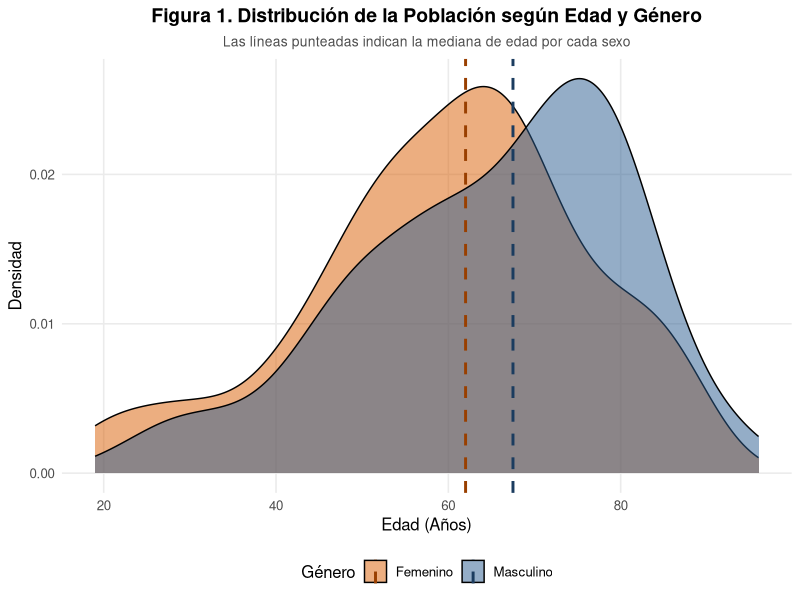

Reproduce this figure in R. (Note: this script raises an error after producing the figure.)
## ---- chunk 1
library(readxl)
library(dplyr)
library(ggplot2)
library(ggpubr)
library(knitr)
library(scales)
## ---- chunk 2
Data <- read_excel("PC1_Hackaton.xlsx", sheet = "data")
dim(Data)
# View(Data)
## ---- chunk 3
# Convierte columnas con fechas mezcladas con texto a Date
a_fecha <- function(x) {
  if (inherits(x, c("Date", "POSIXct"))) return(as.Date(x))
  as.Date(suppressWarnings(as.numeric(as.character(x))), origin = "1899-12-30")
}

Data <- Data %>%
  mutate(
    coinfeccion = factor(ifelse(is.na(`coinfeccion_diagnóstico`), "No", "Si"),
                         levels = c("No", "Si"),
                         labels = c("Sin coinfección", "Con coinfección")),
    sexo = factor(sexo_, levels = c("F", "M"), labels = c("Femenino", "Masculino")),
    condicion_final = factor(condicion_final, levels = c("Vivo", "Muerto")),
    estrato_ = factor(estrato_),
    fec_hos_ = a_fecha(fec_hos_)
  )

# Nombres sin espacios ni símbolos para trabajar más cómodo
Data <- Data %>%
  rename(edad = edad_, apache = `APACHE II`, ncomorb = `Numero de comorbilidades`,
         vmi = `VMI_<48h`, cvc = `Cateter_ven_cen_<48h`, cur = `Cateter_uri_<48h`,
         antib = `uso_antib_<48h_`, cortico = `Uso_corticoes_<48h`,
         area = area_, seguro = tip_ss_, estrato = estrato_,
         inmunosup = `Toma medicamentos inmunosupresores`)

summary(Data$fec_hos_)
## ---- chunk 4
shapiro.test(Data$edad)
shapiro.test(Data$`apache`)
shapiro.test(Data$`ncomorb`)
## ---- chunk 5
Data$grupo_etario <- cut(Data$edad, 
                           breaks = c(-Inf, 39.9, 59.9, Inf),
                           labels = c("<40 años", "40 a 59.9 años", ">=60 años"),
                           right = FALSE)
## ---- chunk 6
### Código para crear nuestra propia función de estadísticos de resumen
estadisticas <- function(x) {
  promedio <- mean(x)
  desviacion_estandar <- sd(x)
  mediana <- median(x)
  rango_intercuartilico <- IQR(x)
  
  return(c(Promedio = promedio, 
           DesviacionEstandar = desviacion_estandar, 
           Mediana = mediana, 
           RangoIntercuartilico = rango_intercuartilico))
}
## ---- chunk 7
# Resumen y comparación para edad_
stats_edad_coinf <- aggregate(edad ~ coinfeccion_diagnóstico, data = Data, FUN = estadisticas)
print(stats_edad_coinf)

# Resumen y comparación para APACHE II
stats_apache_coinf <- aggregate(`apache` ~ coinfeccion_diagnóstico, data = Data, FUN = estadisticas)
print(stats_apache_coinf)

# Resumen para Número de comorbilidades
stats_ncomorb_coinf <- aggregate(`ncomorb` ~ coinfeccion_diagnóstico, data = Data, FUN = estadisticas)
print(stats_ncomorb_coinf)
## ---- chunk 8
chisq.test(Data$sexo,Data$coinfeccion) 
## ---- chunk 9
ggplot(Data, aes(x = edad, fill = sexo)) +
  geom_density(alpha = 0.5, color = "black") +
  geom_vline(
    data = Data %>% group_by(sexo) %>% summarise(mediana = median(edad, na.rm = TRUE)),
    aes(xintercept = mediana, color = sexo),
    linetype = "dashed", size = 1
  ) +
  scale_fill_manual(values = c("Masculino" = "#2b5c8f", "Femenino" = "#d95f02")) +
  scale_color_manual(values = c("Masculino" = "#1b3c5f", "Femenino" = "#993f00")) +
  labs(
    title = "Figura 1. Distribución de la Población según Edad y Género",
    subtitle = "Las líneas punteadas indican la mediana de edad por cada sexo",
    x = "Edad (Años)",
    y = "Densidad",
    fill = "Género",
    color = "Género"
  ) +
  theme_minimal(base_size = 12) +
  theme(
    plot.title = element_text(face = "bold", size = 14, hjust = 0.5),
    plot.subtitle = element_text(size = 10, hjust = 0.5, color = "gray30"),
    legend.position = "bottom",
    panel.grid.minor = element_blank()
  )
## ---- chunk 10
ggplot(Data, aes(x = coinfeccion, y = fec_hos_, fill = coinfeccion)) +
  geom_boxplot(width = 0.5, alpha = 0.85, outlier.shape = NA) +
  geom_jitter(width = 0.12, alpha = 0.5, size = 1.6) +
  scale_fill_manual(values = col_coinf) +
  scale_y_date(date_breaks = "3 months", date_labels = "%b %Y") +
  labs(x = NULL, y = "Fecha de hospitalización (fec_hos_)", title = "Distribución de la población de estudio según coinfección y tiempo de hospitalización.") +
  theme_minimal() + theme(legend.position = "none")
## ---- chunk 11
g2a <- ggplot(Data, aes(x = coinfeccion, y = fec_hos_, fill = coinfeccion)) +
  geom_boxplot(width = 0.5, alpha = 0.85, outlier.shape = NA) +
  geom_jitter(width = 0.12, alpha = 0.5, size = 1.6) +
  scale_fill_manual(values = col_coinf) +
  scale_y_date(date_breaks = "3 months", date_labels = "%b %Y") +
  stat_compare_means(method = "wilcox.test", label.x = 1.25,
                     label.y = max(Data$fec_hos_) + 20) +
  labs(x = NULL, y = "Fecha de hospitalización (fec_hos_)", title = "A. Boxplot") +
  theme_minimal() + theme(legend.position = "none")

g2b <- ggplot(Data, aes(x = fec_hos_, fill = coinfeccion)) +
  geom_histogram(bins = 25, color = "white", alpha = 0.9) +
  facet_wrap(~ coinfeccion, ncol = 1) +
  scale_fill_manual(values = col_coinf) +
  scale_x_date(date_breaks = "3 months", date_labels = "%b %Y") +
  labs(x = "Fecha de hospitalización (fec_hos_)", y = "Número de pacientes",
       title = "B. Histograma") +
  theme_minimal() + theme(legend.position = "none",
                          axis.text.x = element_text(angle = 45, hjust = 1))

ggarrange(g2a, g2b, ncol = 2)
## ---- chunk 12
dat3 <- Data %>%
  count(coinfeccion, condicion_final) %>%
  group_by(coinfeccion) %>%
  mutate(pct = n / sum(n),
         etiqueta = paste0(n, " (", percent(pct, accuracy = 0.1), ")"))

p3 <- chisq.test(table(Data$coinfeccion, Data$condicion_final))$p.value

ggplot(dat3, aes(x = coinfeccion, y = pct, fill = condicion_final)) +
  geom_col(color = "white", width = 0.6) +
  geom_text(aes(label = etiqueta), position = position_stack(vjust = 0.5), color = "white") +
  scale_y_continuous(labels = percent) +
  scale_fill_manual(values = c("Vivo" = "#4C78A8", "Muerto" = "#B22222"), name = "Condición final") +
  labs(x = NULL, y = "Porcentaje de pacientes",
       title = "Mortalidad según diagnóstico de coinfección bacteriana",
       caption = paste0("Chi-cuadrado, p = ", fmt_p(p3))) +
  theme_minimal()
## ---- chunk 13
write.csv(Data, "Data_procesada.csv", row.names = FALSE)
cat("\n✓ Datos procesados exportados a: Data_procesada.csv\n")
cat("  Dimensiones:", nrow(Data), "filas,", ncol(Data), "columnas\n")
